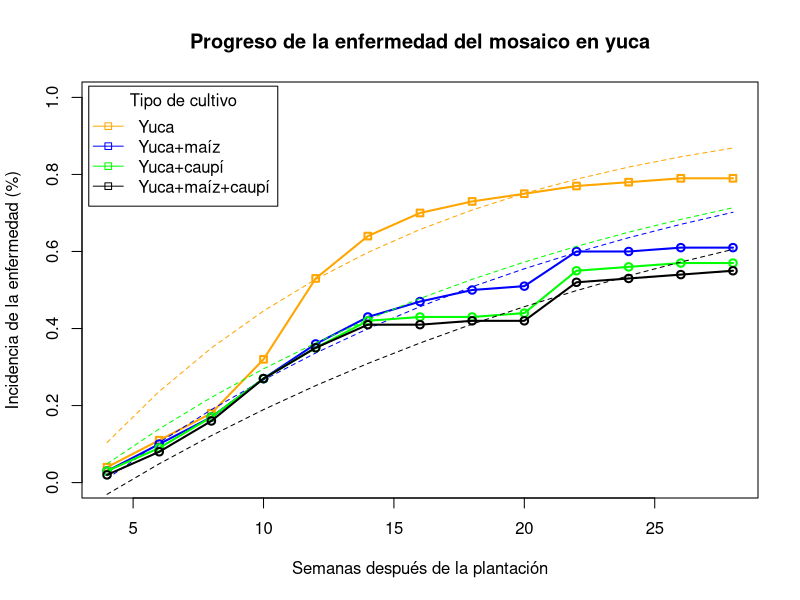

Write the R code that produced this figure.
# Epidemiología vegetal
# Ejercicio 7
# Dr. Ezequiel López
# Dr. Byron González
# http://cete.fausac.gt
# Este material es una traducción libre con base en el texto  
# Ecology and Epidemiology in R: Disease Progress Over Time
# https://www.apsnet.org/edcenter/disimpactmngmnt/topc/EcologyAndEpidemiologyInR/DiseaseProgress/Pages/default.aspx

## Comparación de las curvas para el progreso de la enfermedad bajo monocultivo y cultivo intercalado usando R
## Cargue los datos como un objeto tipo vector numérico

weeksAfterPlantingM <- c(  4,  6,  8, 10, 12, 14, 16,
                           18, 20, 22, 24, 26, 28);

diseaseIncidenceForCassavaM <- c(0.04, 0.11, 0.18, 0.32, 0.53,
                                 0.64, 0.70, 0.73, 0.75, 0.77,
                                 0.78, 0.79, 0.79);

diseaseIncidenceForCassavaAndMaizeM <-
  c(0.03, 0.10, 0.17, 0.27, 0.36,
    0.43, 0.47, 0.50, 0.51, 0.60,
    0.60, 0.61, 0.61);

diseaseIncidenceForCassavaAndCowpeaM <-
  c(0.03, 0.09, 0.17, 0.27, 0.35,
    0.42, 0.43, 0.43, 0.44, 0.55,
    0.56, 0.5700, 0.57);

diseaseIncidenceForCassavaAndMaizeAndCowpeaM <-
  c(0.0200, 0.08, 0.16, 0.27, 0.35,
    0.41, 0.41, 0.42, 0.42, 0.52,
    0.53, 0.54, 0.55);

## Establezca los valores predeterminados para dibujar una gráfica

default_type = 'o';
default_pch = 22;
default_xlim = c(4, 28);
default_ylim = c(0, 1);
default_xlab = 'Semanas después de la plantación';
default_ylab = 'Incidencia de la enfermedad (%)';
default_color1 = 'orange';
default_color2 = 'blue';
default_color3 = 'green';
default_color4 = 'black';
default_lty_for_actual_data = 1;
default_lty_for_fitted_data = 2;
default_lwd_for_actual_data = 2;
default_lwd_for_fitted_data = 1;

## Grafique la incidencia de la enfermedad (y) contra las semanas después de ## la plantación

# Grafique la incidencia de la enfermedad para la yuca en monocultivo

plot(
  weeksAfterPlantingM, diseaseIncidenceForCassavaM,
  type = default_type,
  pch = default_pch,
  lwd = default_lwd_for_actual_data,
  xlim = default_xlim,
  ylim = default_ylim,
  xlab = default_xlab,
  ylab = default_ylab,
  col = default_color1 
);
title(main = 'Progreso de la enfermedad del mosaico en yuca');

## Dibuje una curva ajustada dado un modelo monomolecular
# Nota: el intercepto y la pendiente ya han sido dados
#    estimadas por Fondong et al. (2002)

esti_intercept = -0.21; 
esti_slope = 0.08;
temp = esti_intercept + esti_slope * weeksAfterPlantingM;
yM = (exp(temp) - 1) / exp(temp);
lines(
  weeksAfterPlantingM, yM,
  col = default_color1,
  lwd = default_lwd_for_fitted_data,
  lty = default_lty_for_fitted_data);

# Grafique la incidencia de la enfermedad para yuca intercalada con maíz

lines(
  weeksAfterPlantingM,
  diseaseIncidenceForCassavaAndMaizeM,
  type = default_type,
  lwd = default_lwd_for_actual_data,
  col = default_color2
);

# Dibuje una curva ajustada dado el modelo monomolecular

esti_intercept = -0.19; 
esti_slope = 0.05;
temp = esti_intercept + esti_slope * weeksAfterPlantingM;
yM = (exp(temp) - 1) / exp(temp);
lines(
  weeksAfterPlantingM, yM,
  col = default_color2,
  lwd = default_lwd_for_fitted_data,
  lty = default_lty_for_fitted_data
);

# Grafique la incidencia de la enfermedad para yuca intercalada con caupí

lines(
  weeksAfterPlantingM,
  diseaseIncidenceForCassavaAndCowpeaM,
  type = default_type,
  col = default_color3,
  lwd = default_lwd_for_actual_data
);

# Dibuje una curva ajustada dado el modelo monomolecular

esti_intercept = -0.15; 
esti_slope = 0.05;
temp = esti_intercept + esti_slope * weeksAfterPlantingM;
yM = (exp(temp) - 1) / exp(temp);
lines(
  weeksAfterPlantingM, yM,
  col = default_color3,
  lwd = default_lwd_for_fitted_data,
  lty = default_lty_for_fitted_data
);

# Grafique la incidencia de la enfermedad para la yuca intercalada
#    con maíz y caupí

lines(
  weeksAfterPlantingM,
  diseaseIncidenceForCassavaAndMaizeAndCowpeaM,
  type = default_type,
  col = default_color4,
  lwd = default_lwd_for_actual_data
);

# Dibuje una curva ajustada dado el modelo monomolecular

esti_intercept = -0.19; 
esti_slope = 0.04;
temp = esti_intercept + esti_slope * weeksAfterPlantingM;
yM = (exp(temp) - 1) / exp(temp);
lines(
  weeksAfterPlantingM, yM,
  col = default_color4,
  lwd = default_lwd_for_fitted_data,
  lty = default_lty_for_fitted_data
);

## Agregue una leyenda al gráfico

legend(
  'topleft',
  c(
    'Yuca',
    'Yuca+maíz',
    'Yuca+caupí',
    'Yuca+maíz+caupí'
  ),
  pch = c(22),
  lty = 1,
  col = c('orange','blue','green','black'),
  title = 'Tipo de cultivo',
  inset = 0.01
)
